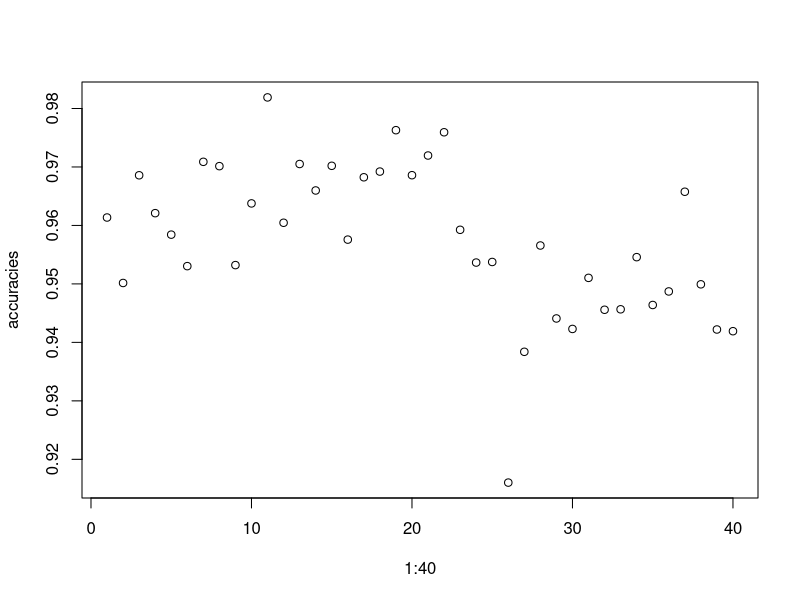

The R source for this figure:
# clear some space
rm(list=ls())
library(class)

# bring in my kNN implementation
kNN <- function(d.train, d.test, l.train, k, dist.function) {
  output <- apply(d.test, 1, FUN=function(x) {
    scores <- apply(d.train, 1, FUN=function(y) { dist.function(y, x) })
    k_rows <- order(scores)[1:k]
    label <- names(sort(table(l.train[k_rows]), decreasing=T))[1]
    return(label)
  })
  return(output)
}

# define an example distance function
Euclidean <- function(x, y) {
  return(sqrt(sum((x-y)^2)))
}

# define an n fold cross validation function
nFoldCrossVal <- function(data, labels, n, CLASS, ...) {
  #split the data
  split <- sample(n, nrow(data), replace=T)
  
  # apply accross splits and return accuracies
  accuracies <- sapply(1:n, function(i){
    d.test <- data[split==i, ]
    d.train <- data[split!=i, ]
    l.test <- labels[split==i]
    l.train <- labels[split!=i]
    result <- CLASS(d.train, d.test, l.train, ...)
    score <- sum(result==l.test)/length(l.test)
    return(score)
  })
  
  # return the mean of the accuracies
  final_score <- mean(accuracies)
  return(final_score)
}

# get a vector of accuracies for k=1:40 and plot
accuracies <- sapply(1:40, function(x) {
  a <- nFoldCrossVal(iris[, 1:4], iris[, 5], 10, kNN, k=x, dist.function=Euclidean)
  return(a)
})
plot(1:40, accuracies)

# presumably this could be generalized to other classification functions
# so long as those classification functions can operate within the sapply
# context.
